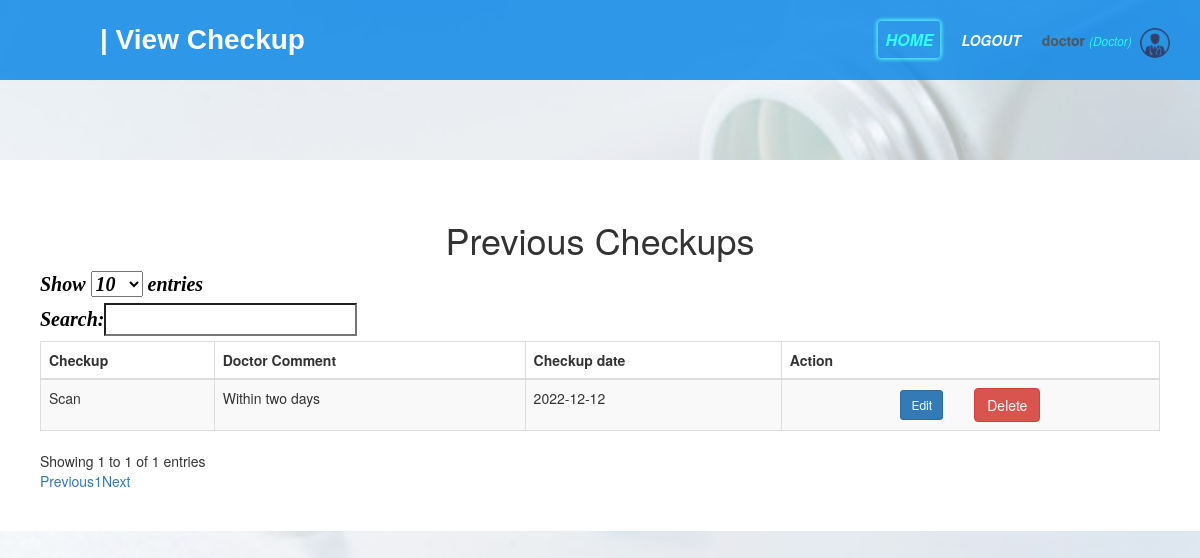
The page /doctor/view_checkup.php?view_checkup=2 (signed in) on the database its author committed.
### tables this page shows
CREATE TABLE IF NOT EXISTS `checkup` (
  `checkup_id` int NOT NULL AUTO_INCREMENT,
  `checkup_name` varchar(200) NOT NULL,
  `doctor_comment` varchar(500) NOT NULL,
  `nurse_comment` varchar(500) NOT NULL,
  `checkup_date` date NOT NULL,
  `diagnosis` varchar(200) NOT NULL,
  `p_id` int NOT NULL,
  `staff_id` int NOT NULL,
  PRIMARY KEY (`checkup_id`),
  KEY `p_id` (`p_id`)
);

### doctor/view_checkup.php (the view, shortened to what this page needs)
<?php include('function.php');
if (isset($_GET['view_checkup'])) {
    $p_id = $_GET['view_checkup'];
  }
?>
<!DOCTYPE html>
<html>
<head>
	<link rel="stylesheet" type="text/css" href="/pis/css/booking.css">
    <link rel="stylesheet" type="text/css" href="/pis/css/all.css">
	<?php include('link_css.php'); ?>
</head>
<body>
	<nav>
	    <label id="title">| View Checkup</label>
	      <ul>
	        <li><a class="active"  href="doctor_home.php">HOME</a></li>
	        <li><a href="/pis/index.php?logout='1' "style="font-size:14px;" id="logout">Logout</a></li>
	        <li>
            <?php  if (isset($_SESSION['user'])) : ?>
                <strong><?php echo $_SESSION['user']['user_type']; ?></strong>
                <small>
                    <i  style="color: cyan;">(<?php echo ucfirst($_SESSION['user']['user_name']); ?>)</i>
                    <img src="/pis/images/21.png" class="profile_info">
                 </small>
            <?php endif ?>
        </li>
      </ul>
    </nav><br><br><br><br>
<div id="s">
    <h1> Previous Checkups </h1>
<table id="allusers" class="table table-striped table-bordered" style="width: 100%">
        <thead>
            <tr>
                <th>Checkup</th>
                <th>Doctor Comment</th>
                <th id="a">Checkup date</th>
                <th>Action</th>
            </tr>
        </thead>
        <tbody>
            <?php if (isset($_GET['view_checkup'])) {
            $result_E=mysqli_query($db,"SELECT * from checkup WHERE p_id=$p_id");
            while ($row=mysqli_fetch_array($result_E)) {?>
            <tr>
                <td><?php echo $row['checkup_name']; ?></td>
                <td><?php echo $row['doctor_comment']; ?></td>
                <td id="a"><?php echo $row['checkup_date']; ?></td>
                <td align="center">
                    <a href="edit_checkup.php?edit_checkup=<?php echo $row['checkup_id']; ?>" class="btn btn-primary btn-sm" ><i class="fas fa-edit"></i> Edit </a> &nbsp;&nbsp;&nbsp;&nbsp;&nbsp;&nbsp;
                    <a href="add_checkup.php?delete_checkup=<?php echo $row['checkup_id']; ?>" class="btn btn-danger" onClick="return confirm('Are you sure you want to Delete the Checkup?')">Delete</a>
                </td>
            </tr>
            <?php }} ?>
        </tbody>
    </table>
</div>
</body>
</html>

### css/booking.css (style rules this page uses)
body { margin: 0; padding: 0; background-image: url('/pis/images/109.jpg'); background-size: cover; font-family: sans-serif; }
#title { color: white; font-size: 28px; line-height: 80px; padding: 0 100px; font-weight: bold; font-style: initial; font-family: 'poppins',sans-serif; }
* { padding: 0; margin: 0; text-decoration: none; list-style: none; box-sizing: border-box; }
nav { background: #0082e6; height: 80px; width: 100%; opacity: .8; }
nav ul { float: right; margin-right: 20px; }
nav ul li { display: inline-block; line-height: 80px; margin: 0 5px; }
nav ul li a { color: white; font-size: 16px; padding: 7px; border-radius: 3px; text-transform: uppercase; font-weight: bold; font-style: italic; }
.active { transition: -5s; box-shadow: 0 0 5px #33ffff,0 0 5px #33ffff; color: cyan; }
h1 { text-align: center; margin-bottom: 30px; font-family: 'poppins',sans-serif; color: gray; }
label { color: black; font-style: italic; font-size: 20px; font-family: "Times New Roman"; font-weight: bold; }
#s { background: white; padding-right: 40px; padding-top: 40px; padding-bottom: 40px; padding-left: 40px; }

### css/all.css (style rules this page uses)
.profile_info { display: inline-block; width: 30px; height: 30px; margin: 5px; border-radius: 100%; }

### rows shown on the page
checkup: checkup_name "Scan", doctor_comment "Within two days", checkup_date "2022-12-12"

### other values the page prints
$_SESSION['user']['user_type'] "doctor"
$_SESSION['user']['user_name'] "Doctor"
